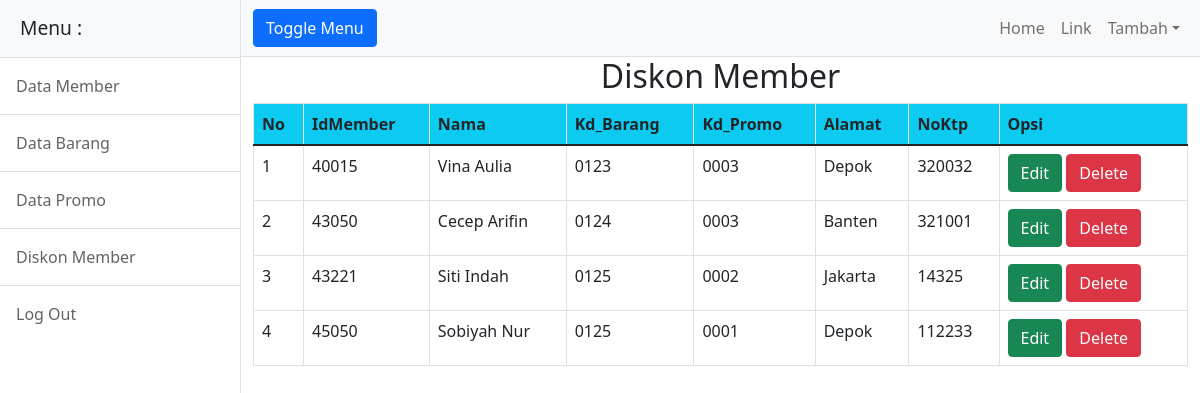
The page /diskon/data_diskon.php on the database its author committed.
### tables this page shows
CREATE TABLE `tb_diskon` (
  `No` varchar(7) NOT NULL,
  `IdMember` int(25) NOT NULL,
  `Kd_Barang` varchar(25) NOT NULL,
  `Kd_Promo` varchar(35) NOT NULL
);

CREATE TABLE `tb_member` (
  `IdMember` int(30) NOT NULL,
  `Nama` varchar(15) NOT NULL,
  `Alamat` varchar(35) NOT NULL,
  `NoKtp` int(15) NOT NULL
);

### diskon/diskon.php (the view, shortened to what this page needs)
<?php
include '../auth/koneksi.php';
$query = mysqli_query($mysqli,"SELECT * FROM `tb_diskon` JOIN tb_member ON tb_diskon.IdMember = tb_member.IdMember");
?>
<center>
<h2> Diskon Member</h2>
<table class= "table table-bordered table-responsive" width="100%">
	<thead class="bg-info">
	<tr>
	<th>No</th> <th>IdMember</th> <th>Nama</th> <th>Kd_Barang</th><th>Kd_Promo</th><th>Alamat</th><th>NoKtp</th><th>Opsi</th>
	</tr>
	</thead>
	<tbody>
	<?php
	while ($result = mysqli_fetch_array($query)){
	?>
	<tr>
		<td><?php echo $result['No'];?></td>
		<td><?php echo $result['IdMember'];?></td>
		<td><?php echo $result['Nama'];?></td>
		<td><?php echo $result['Kd_Barang'];?></td>
		<td><?php echo $result['Kd_Promo'];?></td>
		<td><?php echo $result['Alamat'];?></td>
		<td><?php echo $result['NoKtp'];?></td>
		<td>
								<a href="tambah-data.php" class="btn btn-btn-sn btn-success">Edit</a>
								<div class="btn-group" role="group" aria-label="Basic mixed styles example">
											<a href="delete_diskon.php?id=<?php echo $result['No'] ?>">
												<button type="button" class="btn btn-danger">Delete</button></a>
										</div>
						</td>
	</tr>
	<?php }?>
	</tbody>
	</table>

### rows shown on the page
tb_diskon: No "1", IdMember.IdMember "40015", IdMember.Nama "Vina Aulia", Kd_Barang "0123", Kd_Promo "0003", IdMember.Alamat "Depok", IdMember.NoKtp "320032"
tb_diskon: No "2", IdMember.IdMember "43050", IdMember.Nama "Cecep Arifin", Kd_Barang "0124", Kd_Promo "0003", IdMember.Alamat "Banten", IdMember.NoKtp "321001"
tb_diskon: No "3", IdMember.IdMember "43221", IdMember.Nama "Siti Indah", Kd_Barang "0125", Kd_Promo "0002", IdMember.Alamat "Jakarta", IdMember.NoKtp "14325"
tb_diskon: No "4", IdMember.IdMember "45050", IdMember.Nama "Sobiyah Nur", Kd_Barang "0125", Kd_Promo "0001", IdMember.Alamat "Depok", IdMember.NoKtp "112233"
